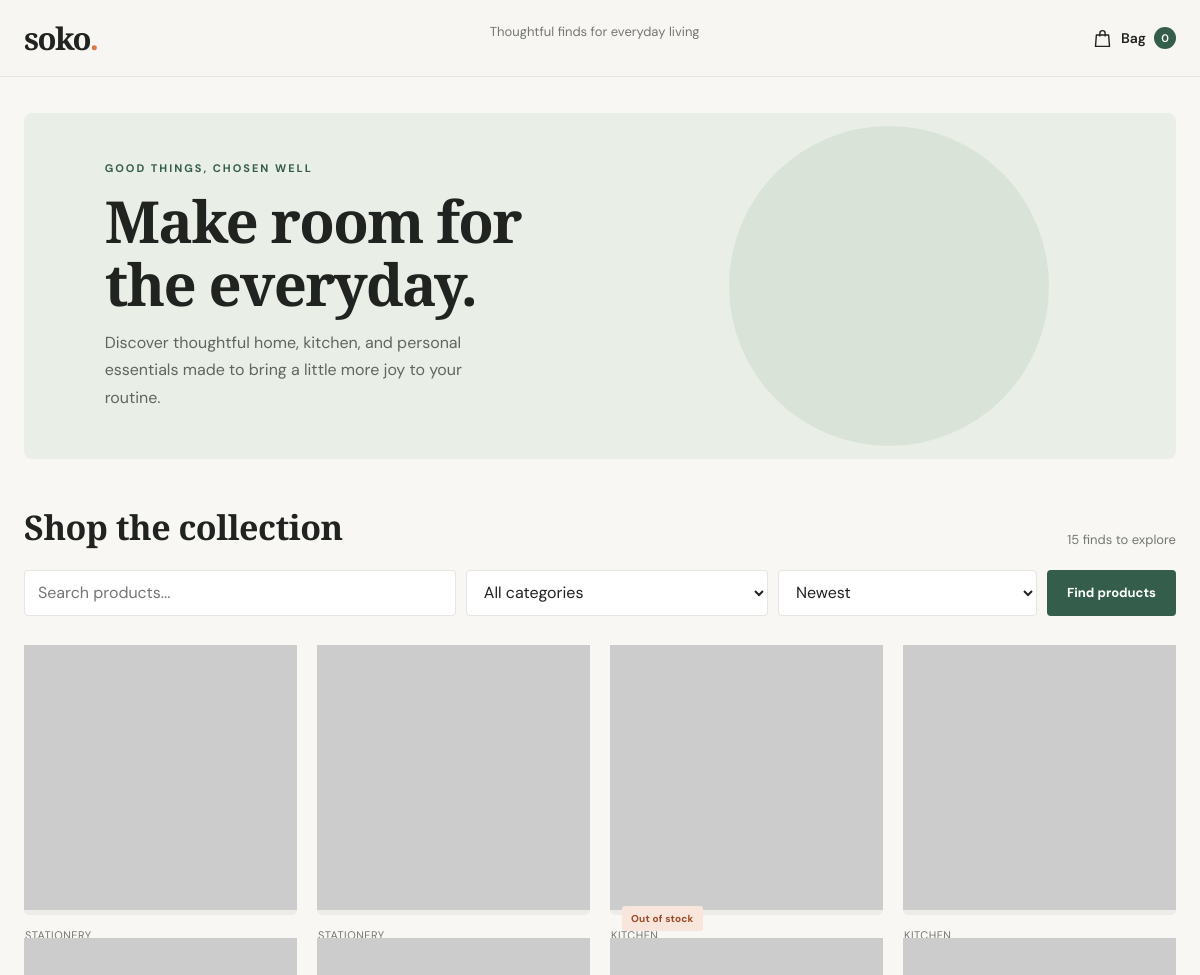
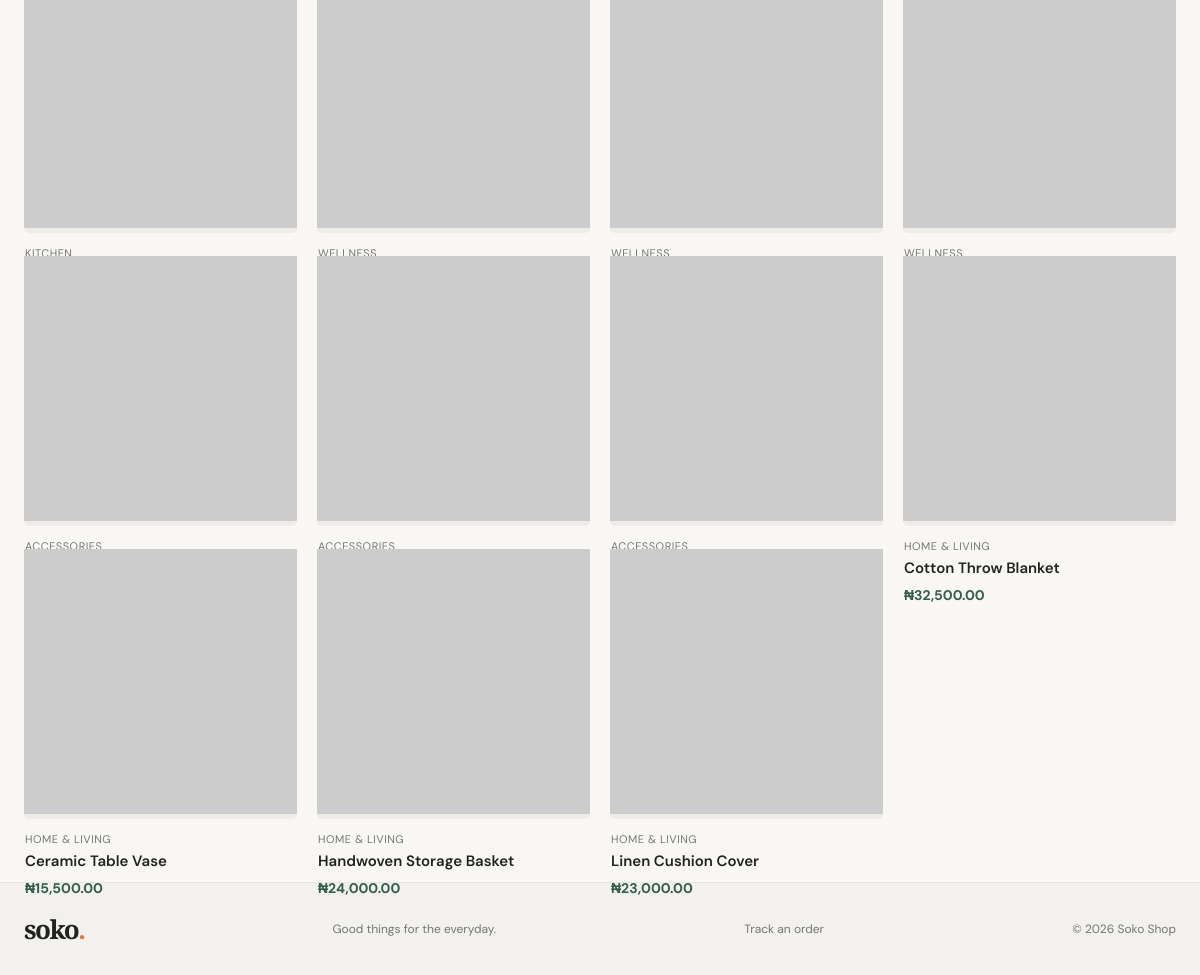
The page / on the database its author committed (2 pictures, top to bottom).
### tables this page shows
CREATE TABLE `products` (
  `id` int(10) unsigned NOT NULL AUTO_INCREMENT,
  `category_id` int(10) unsigned NOT NULL,
  `name` varchar(150) NOT NULL,
  `slug` varchar(170) NOT NULL,
  `description` text NOT NULL,
  `price` decimal(10,2) NOT NULL CHECK (`price` > 0),
  `stock` int(10) unsigned NOT NULL DEFAULT 0,
  `image_url` varchar(255) DEFAULT NULL,
  `is_active` tinyint(1) NOT NULL DEFAULT 1,
  `created_at` timestamp NULL DEFAULT current_timestamp(),
  PRIMARY KEY (`id`),
  UNIQUE KEY `slug` (`slug`),
  KEY `category_id` (`category_id`),
  CONSTRAINT `products_ibfk_1` FOREIGN KEY (`category_id`) REFERENCES `categories` (`id`)
);

CREATE TABLE `categories` (
  `id` int(10) unsigned NOT NULL AUTO_INCREMENT,
  `name` varchar(80) NOT NULL,
  `slug` varchar(90) NOT NULL,
  PRIMARY KEY (`id`),
  UNIQUE KEY `slug` (`slug`)
);

### app/bootstrap.php (called while the page is built, shortened)
<?php
function e(mixed $value): string
{
    return htmlspecialchars((string) $value, ENT_QUOTES | ENT_SUBSTITUTE, 'UTF-8');
}
function app_url(string $path = ''): string
{
    $scriptDirectory = str_replace('\\', '/', dirname($_SERVER['SCRIPT_NAME'] ?? '/'));
    return rtrim($scriptDirectory, '/') . '/' . ltrim($path, '/');
}
function money(int|float|string $amount): string
{
    return '₦' . number_format((float) $amount, 2);
}

### index.php (the view, shortened to what this page needs)
<?php
require __DIR__ . '/app/bootstrap.php';
$search = isset($_GET['q']) && is_string($_GET['q']) ? trim($_GET['q']) : '';
$sort = isset($_GET['sort']) && is_string($_GET['sort']) ? $_GET['sort'] : 'newest';
$sortOptions = [
    'newest' => 'p.created_at DESC, p.id DESC',
    'price_asc' => 'p.price ASC, p.id DESC',
    'price_desc' => 'p.price DESC, p.id DESC',
];
$conditions = ['p.is_active = 1'];
$parameters = [];
$sql = 'SELECT p.id, p.name, p.slug, p.price, p.stock, p.image_url, c.name AS category_name
        FROM products p
        INNER JOIN categories c ON c.id = p.category_id
        WHERE ' . implode(' AND ', $conditions) . '
        ORDER BY ' . $sortOptions[$sort];
$statement = $pdo->prepare($sql);
$statement->execute($parameters);
$products = $statement->fetchAll();
require __DIR__ . '/partials/header.php';
?>
<section class="hero">
    <div class="hero-copy">
        <p class="eyebrow">Good things, chosen well</p>
        <h1>Make room for the everyday.</h1>
        <p>Discover thoughtful home, kitchen, and personal essentials made to bring a little more joy to your routine.</p>
    </div>
</section>
<section id="products" aria-labelledby="products-heading">
    <div class="section-heading">
        <h2 id="products-heading">Shop the collection</h2>
        <p class="results-count"><?= count($products) ?> <?= count($products) === 1 ? 'find' : 'finds' ?> to explore</p>
    </div>
    <form class="toolbar" method="get" action="index.php">
        <input type="search" name="q" value="<?= e($search) ?>" placeholder="Search products..." aria-label="Search products">
        <select name="category" aria-label="Filter by category">
            <option value="">All categories</option>
        </select>
        <select name="sort" aria-label="Sort products">
            <option value="newest" <?= $sort === 'newest' ? 'selected' : '' ?>>Newest</option>
        </select>
        <button class="button" type="submit">Find products</button>
    </form>
    <?php if ($products === []): ?>
        <div class="empty-state">
            <h3>No finds this time</h3>
            <p>Try a different search or browse all of our collection.</p>
            <a class="button" href="index.php">View all products</a>
        </div>
    <?php else: ?>
        <div class="product-grid">
            <?php foreach ($products as $product): ?>
                <article class="product-card">
                    <a class="product-image-wrap" href="product.php?slug=<?= urlencode($product['slug']) ?>">
                        <img class="product-image" src="<?= e($product['image_url']) ?>" alt="<?= e($product['name']) ?>" loading="lazy">
                        <?php if ((int) $product['stock'] < 1): ?>
                            <span class="badge badge-out">Out of stock</span>
                        <?php endif; ?>
                    </a>
                    <div class="product-info">
                        <p class="product-category"><?= e($product['category_name']) ?></p>
                        <h3 class="product-name"><a href="product.php?slug=<?= urlencode($product['slug']) ?>"><?= e($product['name']) ?></a></h3>
                        <p class="product-price"><?= e(money($product['price'])) ?></p>
                    </div>
                </article>
            <?php endforeach; ?>
        </div>
    <?php endif; ?>
</section>
<?php require __DIR__ . '/partials/footer.php'; ?>

### partials/header.php (shortened to what this page needs)
<?php
$cartCount = array_sum(array_map('intval', $_SESSION['cart'] ?? []));
?>
<!DOCTYPE html>
<html lang="en">
<head>
    <link rel="stylesheet" href="<?= e(app_url('assets/css/style.css')) ?>">
</head>
<body>
<header class="site-header">
    <div class="header-inner">
        <a class="brand" href="<?= e(app_url('index.php')) ?>" aria-label="Soko home">soko<span>.</span></a>
        <p class="header-note">Thoughtful finds for everyday living</p>
        <a class="cart-link" href="<?= e(app_url('cart.php')) ?>" aria-label="Shopping bag, <?= $cartCount ?> items">
            <svg viewBox="0 0 24 24" aria-hidden="true"><path d="M5 8h14l1 13H4L5 8Z"></path><path d="M9 9V6a3 3 0 0 1 6 0v3"></path></svg>
            <span>Bag</span>
            <span class="cart-count"><?= $cartCount ?></span>
        </a>
    </div>
</header>
<main class="site-main">

### partials/footer.php
</main>
<footer class="site-footer">
    <div class="footer-inner">
        <a class="brand" href="<?= e(app_url('index.php')) ?>">soko<span>.</span></a>
        <p>Good things for the everyday.</p>
        <p><a href="<?= e(app_url('order-lookup.php')) ?>">Track an order</a></p>
        <p class="copyright">&copy; <?= date('Y') ?> Soko Shop</p>
    </div>
</footer>
</body>
</html>

### assets/css/style.css (style rules this page uses)
:root { color-scheme: light; --ink: #20231f; --muted: #747770; --paper: #f8f7f4; --white: #fff; --line: #e7e5df; --green: #355d4b; --green-dark: #294839; --orange: #d87946; --serif: "Playfair Display", Georgia, serif; --sans: "DM Sans", Arial, sans-serif; }
* { box-sizing: border-box; }
body { margin: 0; background: var(--paper); color: var(--ink); font-family: var(--sans); }
a { color: inherit; text-decoration: none; }
button, input, select { font: inherit; }
.site-header { border-bottom: 1px solid var(--line); background: rgba(248, 247, 244, .94); }
.header-inner, .footer-inner { width: min(1180px, calc(100% - 48px)); margin: 0 auto; display: flex; align-items: center; }
.header-inner { min-height: 76px; justify-content: space-between; }
.brand { font: 700 31px/1 var(--serif); letter-spacing: -1.6px; }
.brand span { color: var(--orange); }
.header-note { color: var(--muted); font-size: 13px; }
.cart-link { display: flex; gap: 8px; align-items: center; font-size: 14px; font-weight: 600; }
.cart-link svg { width: 21px; height: 21px; fill: none; stroke: currentColor; stroke-width: 1.6; stroke-linecap: round; stroke-linejoin: round; }
.cart-count { min-width: 22px; height: 22px; display: inline-grid; place-items: center; border-radius: 50%; color: var(--white); background: var(--green); font-size: 11px; }
.site-main { width: min(1180px, calc(100% - 48px)); min-height: calc(100vh - 180px); margin: 0 auto; }
.hero { position: relative; overflow: hidden; display: flex; align-items: center; min-height: 330px; margin: 36px 0 48px; padding: 48px 7%; border-radius: 8px; background: #e9eee7; }
.hero::after { position: absolute; content: ""; width: 320px; height: 320px; right: 11%; top: 50%; transform: translateY(-50%); border-radius: 50%; background: #d7e2d4; opacity: .8; }
.hero-copy { position: relative; z-index: 1; max-width: 480px; }
.eyebrow { margin: 0 0 15px; color: var(--green); font-size: 11px; font-weight: 700; letter-spacing: 2px; text-transform: uppercase; }
h1, h2, h3, p { margin-top: 0; }
.hero h1 { max-width: 450px; margin-bottom: 14px; font: 600 clamp(38px, 5vw, 58px)/1.08 var(--serif); letter-spacing: -1.6px; }
.hero-copy > p:last-child { max-width: 360px; margin-bottom: 0; color: #5f665e; line-height: 1.7; }
.section-heading { display: flex; align-items: end; justify-content: space-between; gap: 20px; margin-bottom: 22px; }
.section-heading h2, .product-copy h1 { margin: 0; font: 600 34px/1.2 var(--serif); letter-spacing: -.5px; }
.results-count { margin: 0; color: var(--muted); font-size: 13px; }
.toolbar { display: grid; grid-template-columns: minmax(180px, 1fr) minmax(160px, .7fr) minmax(150px, .6fr) auto; gap: 10px; margin: 0 0 29px; }
.toolbar input, .toolbar select, .quantity-field input { width: 100%; min-height: 46px; padding: 0 13px; border: 1px solid var(--line); border-radius: 4px; background: var(--white); color: var(--ink); outline: none; }
.button { display: inline-flex; min-height: 46px; justify-content: center; align-items: center; padding: 0 20px; border: 0; border-radius: 4px; background: var(--green); color: var(--white); font-size: 13px; font-weight: 700; cursor: pointer; transition: background .18s ease, transform .18s ease; }
.product-grid { display: grid; grid-template-columns: repeat(4, minmax(0, 1fr)); gap: 28px 20px; padding-bottom: 68px; }
.product-card { min-width: 0; }
.product-image-wrap { position: relative; overflow: hidden; aspect-ratio: 1.35; border-radius: 5px; background: #eeece6; }
.product-image { width: 100%; height: 100%; object-fit: cover; transition: transform .3s ease; }
.badge { position: absolute; top: 12px; left: 12px; padding: 6px 9px; border-radius: 3px; background: var(--white); color: var(--ink); font-size: 10px; font-weight: 700; letter-spacing: .2px; }
.badge-out { background: #f8e6dd; color: #9c4927; }
.product-info { padding: 13px 1px 0; }
.product-category { margin-bottom: 5px; color: var(--muted); font-size: 11px; letter-spacing: .5px; text-transform: uppercase; }
.product-name { margin-bottom: 8px; font-size: 15px; font-weight: 600; }
.product-price { margin: 0; color: var(--green); font-size: 14px; font-weight: 700; }
.site-footer { border-top: 1px solid var(--line); background: #f2f1ed; }
.footer-inner { min-height: 92px; justify-content: space-between; gap: 18px; }
.footer-inner .brand { font-size: 26px; }
.footer-inner p { margin: 0; color: var(--muted); font-size: 12px; }

### rows shown on the page
products: category.name "STATIONERY"
products: category.name "STATIONERY"
products: stock "Out of stock", category.name "KITCHEN"
products: category.name "KITCHEN"
products: category.name "KITCHEN"
products: category.name "WELLNESS"
products: category.name "WELLNESS"
products: category.name "WELLNESS"
products: category.name "ACCESSORIES"
products: category.name "ACCESSORIES"
products: category.name "ACCESSORIES"
products: category.name "HOME & LIVING", name "Cotton Throw Blanket", price "₦32,500.00"
products: category.name "HOME & LIVING", name "Ceramic Table Vase", price "₦15,500.00"
products: category.name "HOME & LIVING", name "Handwoven Storage Basket", price "₦24,000.00"
products: category.name "HOME & LIVING", name "Linen Cushion Cover", price "₦23,000.00"

### other values the page prints
$cartCount "0"
count($products) "15"
